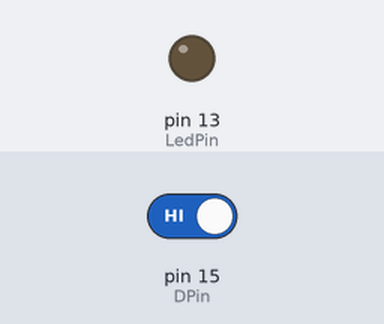
Recording of a sketch running on a simulated Arduino Uno, built with avr-gcc and run on an emulated ATmega328P. Shown: output pins drawn as LEDs (lit = HIGH). The test bench sets the inputs (shaded band); at power-on: pin 15 (DPin) HIGH. What the sketch prints to the serial monitor is not drawn.

Above: at 1.2 s.
1.3 s: pin 15 (DPin) driven LOW
At 2.4 s:
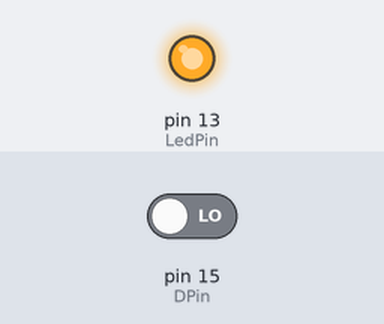
2.8 s: pin 15 (DPin) driven HIGH
At 3.9 s:
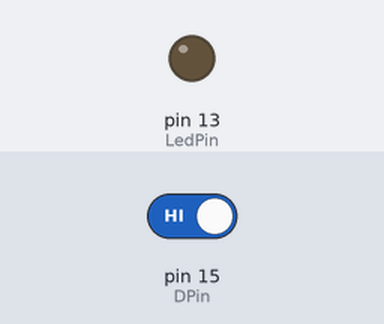
Timing chart, 0 to 5.8 s (numbered marks = the images above; inputs shaded):
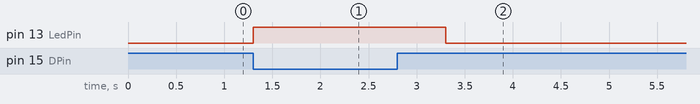

Measured:
- after the input at 1.3 s, pin 13 (LedPin): LOW → HIGH at once
- after the input at 2.8 s, pin 13 (LedPin): HIGH → LOW after 0.50 s

The sketch:

Block_sensor.ino
```cpp
#define DPin 15
#define LedPin 13
#define APin A0

   int val = 0 ;
  int oldval =-1  ;
void setup()
{
pinMode(LedPin,OUTPUT);//設置數位IO腳模式，OUTPUT為Output
 pinMode(DPin,INPUT);//定義digital為輸入介面
 //pinMode(APin,INPUT);//定義為類比輸入介面

  Serial.begin(115200);//設定串列傳輸速率為115200
}
void loop() {

   val=digitalRead(DPin);
    Serial.print(oldval);
    Serial.print("/");
    Serial.print(val);
    Serial.print("\n");

    if (val ==0)
    {
          if (val != oldval)
            {
                 digitalWrite(LedPin,HIGH)  ;
                   delay(2000);
                  oldval= val ;
            }
    }
    else
    {
          if (val != oldval)
            {
               digitalWrite(LedPin,LOW)  ;
                oldval= val ;
            }
      }


}
```
